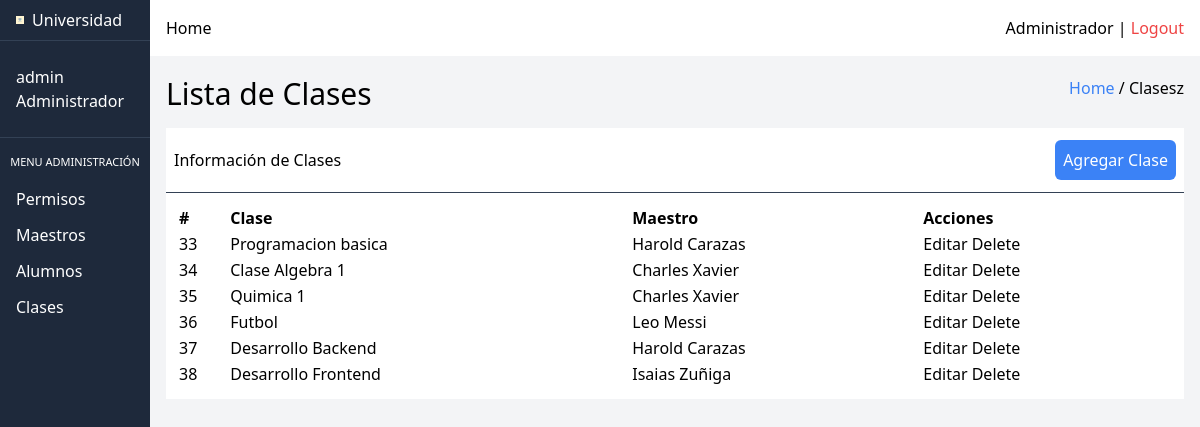
Page /index.php?action=clases-table (signed in) on the committed database.
### tables this page shows
CREATE TABLE `clases` (
  `id` int(11) NOT NULL,
  `name` varchar(150) NOT NULL,
  `instructor_id` int(11) DEFAULT NULL
);

### src/DB.php (called while the page is built, shortened)
<?php
class DB
{
    private $pdo;
    public function __construct()
    {
        try {
            $host = $_ENV["DB_HOST"];
            $dbname = $_ENV["DB_DATABASE"];
            $port = $_ENV["DB_PORT"];
            $username = $_ENV["DB_USERNAME"];
            $password = $_ENV["DB_PASSWORD"];
            $attributes = [PDO::ATTR_ERRMODE => PDO::ERRMODE_EXCEPTION];
            $dsn = "mysql:host=$host;dbname=$dbname;port=$port";
            $this->pdo = new PDO($dsn, $username, $password, $attributes);
        } catch (PDOException $e) {
            echo "ERROR: " . $e->getMessage();
        }
    }
    public function connect()
    {
        return $this->pdo;
    }
}
?>

### src/models/Clases.php (called while the page is built, shortened)
<?php
require_once($_SERVER["DOCUMENT_ROOT"] . "/src/DB.php");
class Clases
{
    public function findAll()
    {
        $pdo = new DB();
        $query = "
        SELECT clases.id, name, concat(user.firstname, ' ', user.lastname) as maestro
        FROM clases
	        LEFT JOIN instructor
    	        ON clases.instructor_id = instructor.id
            LEFT JOIN user
    	        ON user.id = instructor.user_id;
        ";
        $stmnt = $pdo->connect()->query($query);
        $data = [];
        while ($row = $stmnt->fetch(PDO::FETCH_ASSOC)) {
            array_push($data, $row);
        }
        return $data;
    }
}
?>

### src/views/admin/clases/table-clases.php (the view, shortened to what this page needs)
<?php require $_SERVER['DOCUMENT_ROOT'] . '/src/templates/head.php'; ?>
</head>
<body>
    <div class="grid grid-cols-8 grid-flow-col">
        <?php require_once $_SERVER['DOCUMENT_ROOT'] . '/src/templates/aside-admin.php';  ?>
        <div class="col-star-2 col-span-9 bg-gray-100 w-full h-screen">
            <?php require_once $_SERVER['DOCUMENT_ROOT'] . '/src/templates/nav-admin.php';  ?>
            <main>
                <section class="p-4 ">
                    <div class="flex justify-between mb-4">
                        <h1 class="text-3xl">Lista de Clases</h1>
                        <div>
                            <a class="text-blue-500" href="/index.php">Home</a> / Clasesz
                        </div>
                    </div>
                    <div class="bg-white  divide-y divide-slate-700">
                        <div class="flex justify-between items-center px-2 py-3">
                            <span>Información de Clases</span>
                            <a href="/index.php?action=create-clase-view" class="bg-blue-500 text-white p-2 rounded-md cursor-pointer">Agregar Clase</a>
                        </div>
                        <div class="p-3">
                            <table class="w-full">
                                <thead>
                                    <tr>
                                        <td class="font-bold">#</td>
                                        <td class="font-bold">Clase</td>
                                        <td class="font-bold">Maestro</td>
                                        <td class="font-bold">Acciones</td>
                                    </tr>
                                </thead>
                                <tbody>
                                    <?php foreach ($clases as $row) { ?>
                                        <tr>
                                            <td><?= $row["id"] ?></td>
                                            <td><?= $row["name"] ?></td>
                                            <td><?= $row["maestro"] ?></td>
                                            <td>
                                                <a href="?action=edit-clase-view&clase_id=<?= $row["id"] ?>">Editar </a>
                                                <form action="/index.php" method="post" class="inline">
                                                    <button type="submit">Delete</button>
                                                </form>
                                            </td>
                                        </tr>
                                    <?php } ?>
                                </tbody>
                            </table>
                        </div>
                    </div>
                </section>
            </main>
        </div>
    </div>
</body>
</html>

### rows in the picture
clases: id "33", name "Programacion basica", maestro "Harold Carazas"
clases: id "34", name "Clase Algebra 1", maestro "Charles Xavier"
clases: id "35", name "Quimica 1", maestro "Charles Xavier"
clases: id "36", name "Futbol", maestro "Leo Messi"
clases: id "37", name "Desarrollo Backend", maestro "Harold Carazas"
clases: id "38", name "Desarrollo Frontend", maestro "Isaias Zuñiga"
